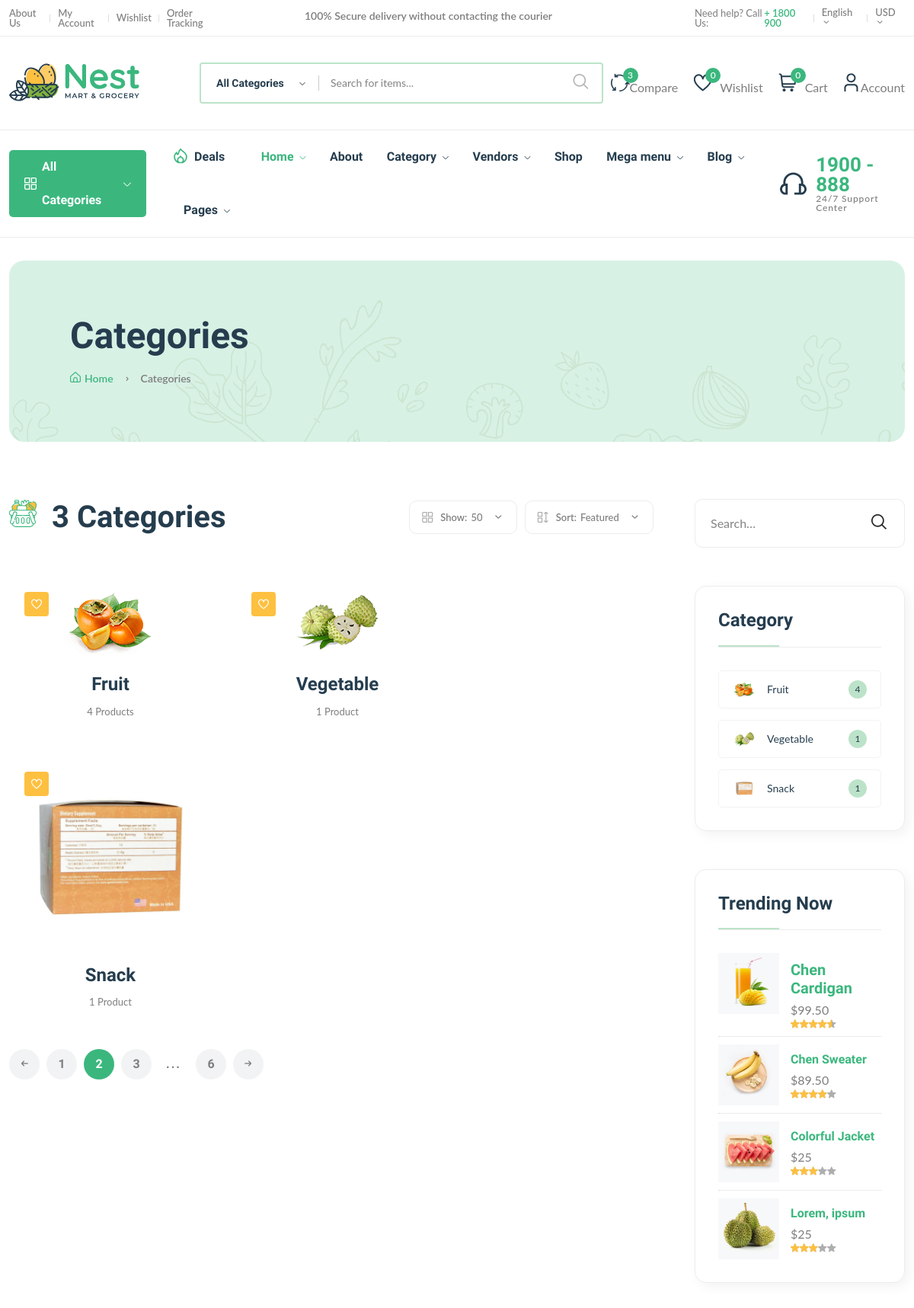
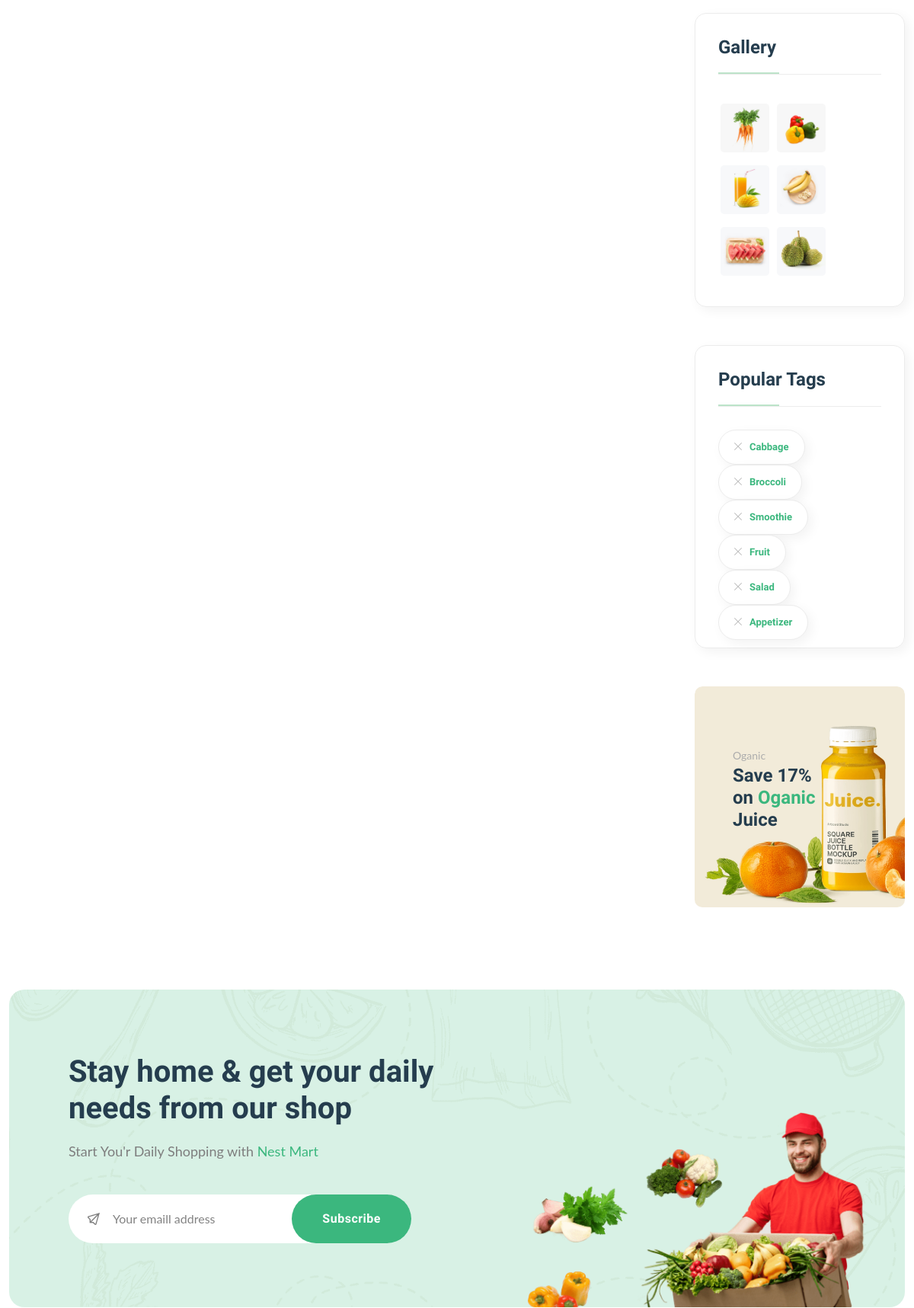
Page /categories/ (upper part) on the committed database (2 pictures, top to bottom).
### core/models.py (models this page shows, shortened)
class Category(models.Model):
    cid = ShortUUIDField(
        unique=True,
        length=10,
        max_length=30,
        prefix='cat',
        alphabet='abcdefgh12345'
        )
    title = models.CharField(max_length=100, default='This is a category')
    image = models.ImageField(upload_to='category/', default='category.jpg')
    class Meta:
        verbose_name_plural = 'categories'

### core/views.py (the view)
# urls.py: path("categories/", views.category_list, name='category_list'),
def category_list(request):
    categories = Category.objects.annotate(
        product_count=Count(
            'category',
            filter=Q(category__product_status='published')
            )
    )
    context = {
        'categories': categories
    }
    return render(request, 'core/category_list.html', context)

### core/context_processor.py (called while the page is built)
def default(request):
    categories = Category.objects.annotate(
        product_count=Count(
            'category',
            filter=Q(category__product_status='published')
        )
    )
    vendors = Vendor.objects.all()
    tags = Tag.objects.all()
    min_max_price = Product.objects.aggregate(Min('price'), Max('price'))
    context = {
        'categories': categories,
        'vendors': vendors,
        'tags': tags,
        'min_max_price': min_max_price,
    }
    return context

### templates/core/category_list.html (shortened to what this page needs)
{% extends 'base.html' %}
{% load static %}
{% block content %}
<main class="main">
  <div class="page-header mt-30 mb-75">
    <div class="container">
      <div class="archive-header">
        <div class="row align-items-center">
          <div class="col-xl-3">
            <h1 class="mb-15">Categories</h1>
            <div class="breadcrumb">
              <a href="index.html" rel="nofollow"
                ><i class="fi-rs-home mr-5"></i>Home</a
              >
              <span></span> Categories
            </div>
          </div>
        </div>
      </div>
    </div>
  </div>
  <div class="page-content mb-50">
    <div class="container">
      <div class="row">
        <div class="col-lg-9">
          <div class="shop-product-fillter mb-50 pr-30">
            <div class="totall-product">
              <h2>
                <img
                  class="w-36px mr-10"
                  src="{% static 'assets/imgs/theme/icons/category-1.svg' %}"
                  alt=""
                />
                {{ categories.count }} Categories
              </h2>
            </div>
            <div class="sort-by-product-area">
              <div class="sort-by-cover mr-10">
                <div class="sort-by-product-wrap">
                  <div class="sort-by">
                    <span><i class="fi-rs-apps"></i>Show:</span>
                  </div>
                  <div class="sort-by-dropdown-wrap">
                    <span> 50 <i class="fi-rs-angle-small-down"></i></span>
                  </div>
                </div>
              </div>
              <div class="sort-by-cover">
                <div class="sort-by-product-wrap">
                  <div class="sort-by">
                    <span><i class="fi-rs-apps-sort"></i>Sort:</span>
                  </div>
                  <div class="sort-by-dropdown-wrap">
                    <span>Featured <i class="fi-rs-angle-small-down"></i></span>
                  </div>
                </div>
              </div>
            </div>
          </div>
          <div class="loop-grid pr-30">
            <div class="row gap-2">
              {% for category in categories%}
              <div
                class="col-xl-4 col-lg-6 col-md-6 text-center hover-up mb-30 animated pt-1 "
              >
                <div class="post-thumb ">
                  <a href="{% url 'product_per_category' category.title category.cid %}">
                    <img
                      class="img-fluid"
                      src="{{ category.image.url }}"
                      alt=""
                    />
                  </a>
                  <div class="entry-meta">
                    <a class="entry-meta meta-2" href="blog-category-grid.html"
                      ><i class="fi-rs-heart"></i
                    ></a>
                  </div>
                </div>
                <div class="entry-content-2">
                  <h4 class="post-title mb-15">
                    <a href="{% url 'product_per_category' category.title category.cid %}"
                      >{{ category.title | capfirst }}</a
                    >
                  </h4>
                  <div class="entry-meta font-xs color-grey mt-10 pb-10">
                    <div>
                      <span>
                        {{category.product_count}} Product{{category.product_count|pluralize:"s"}}
                      </span>
                    </div>
                  </div>
                </div>
              </div>
              {% endfor %}
            </div>
          </div>
          <div class="pagination-area mt-15 mb-sm-5 mb-lg-0">
            <nav aria-label="Page navigation example">
              <ul class="pagination justify-content-start">
                <li class="page-item">
                  <a class="page-link" href="#"
                    ><i class="fi-rs-arrow-small-left"></i
                  ></a>
                </li>
                <li class="page-item"><a class="page-link" href="#">1</a></li>
                <li class="page-item active">
                  <a class="page-link" href="#">2</a>
                </li>
                <li class="page-item"><a class="page-link" href="#">3</a></li>
                <li class="page-item">
                  <a class="page-link dot" href="#">...</a>
                </li>
                <li class="page-item"><a class="page-link" href="#">6</a></li>
                <li class="page-item">
                  <a class="page-link" href="#"
                    ><i class="fi-rs-arrow-small-right"></i
                  ></a>
                </li>
              </ul>
            </nav>
          </div>
        </div>
        <div class="col-lg-3 primary-sidebar sticky-sidebar">
          <div class="widget-area">
            <div class="sidebar-widget-2 widget_search mb-50">
              <div class="search-form">
                <form action="#">
                  <input type="text" placeholder="Search…" />
                  <button type="submit"><i class="fi-rs-search"></i></button>
                </form>
              </div>
            </div>
            <div class="sidebar-widget widget-category-2 mb-50">
              <h5 class="section-title style-1 mb-30">Category</h5>
              <ul>
                {% for category in categories %}
                <li>
                  <a href="shop-grid-right.html">
                    <img
                      src="{{ category.image.url }}"
                      alt=""
                    />{{ category.title | capfirst }}</a
                  ><span class="count">{{ category.category.count }}</span>
                </li>
                {% endfor %}
              </ul>
            </div>
            <div
              class="sidebar-widget product-sidebar mb-50 p-30 bg-grey border-radius-10"
            >
              <h5 class="section-title style-1 mb-30">Trending Now</h5>
              <div class="single-post clearfix">
                <div class="image">
                  <img
                    src="{% static 'assets/imgs/shop/thumbnail-3.jpg' %}"
                    alt="#"
                  />
                </div>
                <div class="content pt-10">
                  <h5><a href="shop-product-detail.html">Chen Cardigan</a></h5>
                  <p class="price mb-0 mt-5">$99.50</p>
                  <div class="product-rate">
                    <div class="product-rating" style="width: 90%"></div>
                  </div>
                </div>
              </div>
              <div class="single-post clearfix">
                <div class="image">
                  <img
                    src="{% static 'assets/imgs/shop/thumbnail-4.jpg' %}"
                    alt="#"
                  />
                </div>
                <div class="content pt-10">
                  <h6><a href="shop-product-detail.html">Chen Sweater</a></h6>
                  <p class="price mb-0 mt-5">$89.50</p>
                  <div class="product-rate">
                    <div class="product-rating" style="width: 80%"></div>
                  </div>
                </div>
              </div>
              <div class="single-post clearfix">
                <div class="image">
                  <img
                    src="{% static 'assets/imgs/shop/thumbnail-5.jpg' %}"
                    alt="#"
                  />
                </div>
                <div class="content pt-10">
                  <h6>
                    <a href="shop-product-detail.html">Colorful Jacket</a>
                  </h6>
                  <p class="price mb-0 mt-5">$25</p>
                  <div class="product-rate">
                    <div class="product-rating" style="width: 60%"></div>
                  </div>
                </div>
              </div>
              <div class="single-post clearfix">
                <div class="image">
                  <img
                    src="{% static 'assets/imgs/shop/thumbnail-6.jpg' %}"
                    alt="#"
                  />
                </div>
                <div class="content pt-10">
                  <h6><a href="shop-product-detail.html">Lorem, ipsum</a></h6>
                  <p class="price mb-0 mt-5">$25</p>
                  <div class="product-rate">
                    <div class="product-rating" style="width: 60%"></div>
                  </div>
                </div>
              </div>
            </div>
            <div class="sidebar-widget widget_instagram mb-50">
              <h5 class="section-title style-1 mb-30">Gallery</h5>
              <div class="instagram-gellay">
                <ul class="insta-feed">
                  <li>
                    <a href="#"
                      ><img
                        class="border-radius-5"
                        src="{% static 'assets/imgs/shop/thumbnail-1.jpg' %}"
                        alt=""
                    /></a>
                  </li>
                  <li>
                    <a href="#"
                      ><img
                        class="border-radius-5"
                        src="{% static 'assets/imgs/shop/thumbnail-2.jpg' %}"
                        alt=""
                    /></a>
                  </li>
                  <li>
                    <a href="#"
                      ><img
                        class="border-radius-5"
                        src="{% static 'assets/imgs/shop/thumbnail-3.jpg' %}"
                        alt=""
                    /></a>
                  </li>
                  <li>
                    <a href="#"
                      ><img
                        class="border-radius-5"
                        src="{% static 'assets/imgs/shop/thumbnail-4.jpg' %}"
                        alt=""
                    /></a>
                  </li>
                  <li>
                    <a href="#"
                      ><img
                        class="border-radius-5"
                        src="{% static 'assets/imgs/shop/thumbnail-5.jpg' %}"
                        alt=""
                    /></a>
                  </li>
                  <li>
                    <a href="#"
                      ><img
                        class="border-radius-5"
                        src="{% static 'assets/imgs/shop/thumbnail-6.jpg' %}"
                        alt=""
                    /></a>
                  </li>
                </ul>
              </div>
            </div>
            <div class="sidebar-widget widget-tags mb-50 pb-10">
              <h5 class="section-title style-1 mb-30">Popular Tags</h5>
              <ul class="tags-list">
                <li class="hover-up">
                  <a href="blog-category-grid.html"
                    ><i class="fi-rs-cross mr-10"></i>Cabbage</a
                  >
                </li>
                <li class="hover-up">
                  <a href="blog-category-grid.html"
                    ><i class="fi-rs-cross mr-10"></i>Broccoli</a
                  >
                </li>
                <li class="hover-up">
                  <a href="blog-category-grid.html"
                    ><i class="fi-rs-cross mr-10"></i>Smoothie</a
                  >
                </li>
                <li class="hover-up">
                  <a href="blog-category-grid.html"
                    ><i class="fi-rs-cross mr-10"></i>Fruit</a
                  >
                </li>
                <li class="hover-up mr-0">
                  <a href="blog-category-grid.html"
                    ><i class="fi-rs-cross mr-10"></i>Salad</a
                  >
                </li>
                <li class="hover-up mr-0">
                  <a href="blog-category-grid.html"
                    ><i class="fi-rs-cross mr-10"></i>Appetizer</a
                  >
                </li>
              </ul>
            </div>
            <div class="banner-img wow fadeIn mb-50 animated d-lg-block d-none">
              <img
                src="{% static 'assets/imgs/banner/banner-11.png' %}"
                alt=""
              />
              <div class="banner-text">
                <span>Oganic</span>
                <h4>
                  Save 17% <br />
                  on <span class="text-brand">Oganic</span><br />
                  Juice
                </h4>
              </div>
            </div>
          </div>
        </div>
      </div>
    </div>
  </div>
</main>
{% endblock %}

### rows in the picture
Category: image (picture), title "Fruit", product_count "4", category.count "4"
Category: image (picture), title "Vegetable", product_count "1", category.count "1"
Category: image (picture), title "Snack", product_count "1", category.count "1"

### other values in the picture
{{ total_item_wishlist }} "0"
{{ total_item }} "0"
{{ categories.count }} "3"
